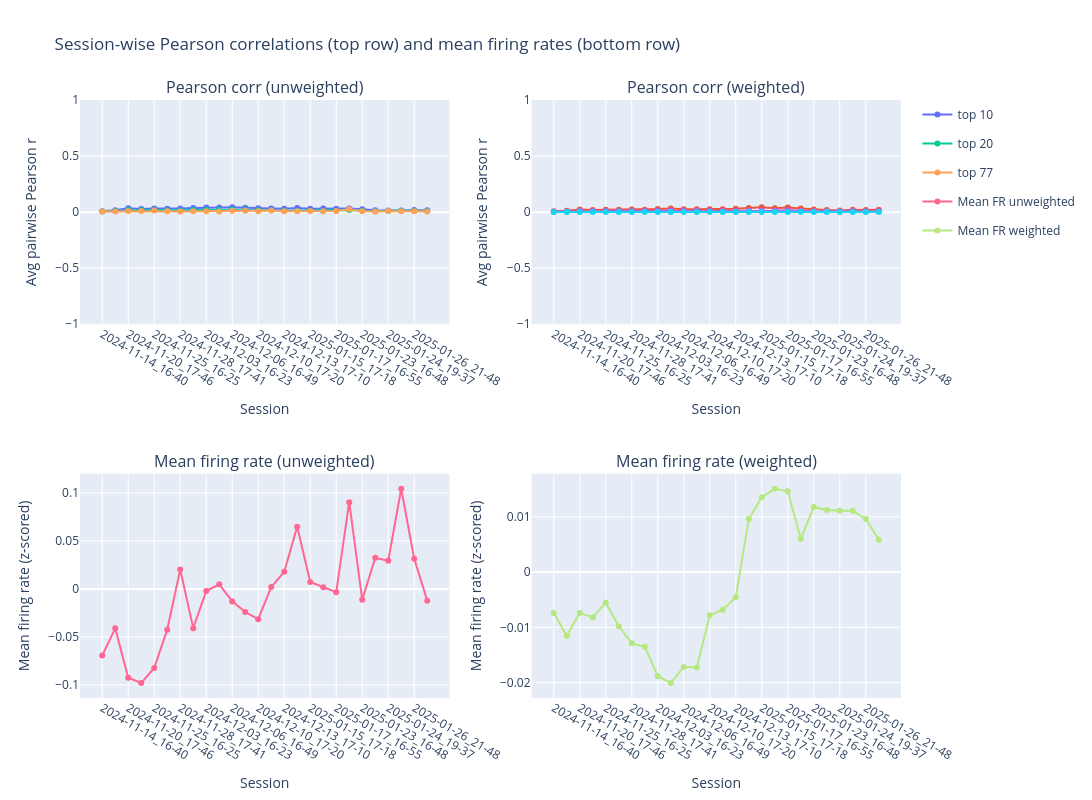

The notebook cell saved with this chart:
### Code cell
top_ns = [10, 20, 77]
session_ids_all = fr_track_selected.index.get_level_values("session_id").unique()
fr_used = fr_z_all_sess.copy()

# 2x2 layout: correlations on first row, firing rates on second row
fig = make_subplots(
    rows=2,
    cols=2,
    subplot_titles=(
        "Pearson corr (unweighted)", "Pearson corr (weighted)",
        "Mean firing rate (unweighted)", "Mean firing rate (weighted)"
    ),
    shared_yaxes=False,
)

weights = ensambles["Assembly012"]
try:
    weights.index = [f"Unit{int(i)+1:04d}" for i in weights.index]  # align to FR column naming
except Exception as e:
    print(f"Error setting weights index: {e}")



# pearson correlations for single neurons weighted and unweightes
for top_n in top_ns:
    top_n_neurons = neurons_ordered[-top_n:]
    rows_unw, rows_w = [], []

    for session_id in session_ids_all:
        neuron_data_session = fr_used.xs(session_id, level=2)

        unit_cols = [
            c for c in neuron_data_session.columns
            if isinstance(c, str) and c.startswith("Unit")
        ]
        neuron_data_session = neuron_data_session[unit_cols]

        top_unit_cols = [
            f"Unit{i+1:04d}" for i in top_n_neurons
            if f"Unit{i+1:04d}" in neuron_data_session.columns
        ]

        neuron_data_top = neuron_data_session[top_unit_cols]

        corr_unw = neuron_data_top.corr(method="pearson")
        rows_unw.append((session_id, mean_offdiag_corr(corr_unw)))

        w = weights.loc[top_unit_cols]
        neuron_data_top_w = neuron_data_top.mul(w, axis=1)
        corr_w = neuron_data_top_w.corr(method="pearson")
        rows_w.append((session_id, mean_offdiag_corr(corr_w)))

    df_unw = pd.DataFrame(rows_unw, columns=["session_id", "avg_corr"])
    df_w = pd.DataFrame(rows_w, columns=["session_id", "avg_corr"])

    fig.add_trace(
        go.Scatter(
            x=df_unw["session_id"],
            y=df_unw["avg_corr"],
            mode="lines+markers",
            name=f"top {top_n}",
            legendgroup=f"top{top_n}",
        ),
        row=1,
        col=1,
    )

    fig.add_trace(
        go.Scatter(
            x=df_w["session_id"],
            y=df_w["avg_corr"],
            mode="lines+markers",
            name=f"top {top_n}",
            legendgroup=f"top{top_n}",
            showlegend=False,  # avoid duplicated legend entries
        ),
        row=1,
        col=2,
    )


# mean fr
fr_units = fr_used.loc[:, fr_used.columns.str.startswith("Unit")]
# fr_units = fr.loc[:, fr.columns.str.startswith("Unit")]
fr_units = fr_units[fr_units.index.get_level_values(2) != 10]

w_all = ensambles["Assembly012"].copy()
w_all = w_all.reindex(fr_units.columns)
fr_units_weighted = fr_units.mul(w_all, axis=1)

session_means_unweighted = (
    fr_units
    .groupby(level=2)
    .mean()
    .mean(axis=1)
)

session_means_weighted = (
    fr_units_weighted
    .groupby(level=2)
    .mean()
    .mean(axis=1)
)

fig.add_scatter(
    x=session_means_unweighted.index,
    y=session_means_unweighted.values,
    mode="lines+markers",
    name="Mean FR unweighted",
    row=2,
    col=1,
)

fig.add_scatter(
    x=session_means_weighted.index,
    y=session_means_weighted.values,
    mode="lines+markers",
    name="Mean FR weighted",
    row=2,
    col=2,
)


fig.update_layout(
    title="Session-wise Pearson correlations (top row) and mean firing rates (bottom row)",
    width=1200,
    height=800,
)

fig.update_xaxes(title_text="Session", row=1, col=1)
fig.update_xaxes(title_text="Session", row=1, col=2)
fig.update_xaxes(title_text="Session", row=2, col=1)
fig.update_xaxes(title_text="Session", row=2, col=2)

fig.update_yaxes(title_text="Avg pairwise Pearson r", row=1, col=1)
fig.update_yaxes(title_text="Avg pairwise Pearson r", row=1, col=2)
fig.update_yaxes(title_text="Mean firing rate (z-scored)", row=2, col=1)
fig.update_yaxes(title_text="Mean firing rate (z-scored)", row=2, col=2)

fig.update_yaxes(range=[-1, 1], row=1, col=1)
fig.update_yaxes(range=[-1, 1], row=1, col=2)

fig.show()

### Figure 1 — Plotly figure (JSON) as saved in the notebook; plotly's stock layout.template omitted (floating-point values rounded to 4 significant figures)
{"data": [{"legendgroup": "top10", "mode": "lines+markers", "name": "top 10", "type": "scatter", "x": ["2024-11-14_16-40", "2024-11-15_15-48", "2024-11-20_17-46", "2024-11-21_17-22", "2024-11-25_16-25", "2024-11-26_16-39", "2024-11-28_17-41", "2024-12-02_16-09", "2024-12-03_16-23", "2024-12-04_18-06", "2024-12-06_16-49", "2024-12-09_17-45", "2024-12-10_17-20", "2024-12-12_16-13", "2024-12-13_17-10", "2025-01-14_18-08", "2025-01-15_17-18", "2025-01-16_17-47", "2025-01-17_16-55", "2025-01-22_17-51", "2025-01-23_16-48", "2025-01-24_12-24", "2025-01-24_19-37", "2025-01-25_21-29", "2025-01-26_21-48", "2025-01-27_13-39"], "xaxis": "x", "y": [0.007268, 0.01571, 0.03354, 0.0285, 0.03191, 0.03026, 0.03275, 0.03674, 0.04147, 0.04192, 0.04398, 0.03828, 0.03567, 0.0321, 0.03063, 0.03621, 0.02943, 0.0316, 0.02924, 0.03168, 0.02482, 0.01578, 0.01516, 0.01552, 0.01901, 0.01695], "yaxis": "y"}, {"legendgroup": "top10", "mode": "lines+markers", "name": "top 10", "showlegend": false, "type": "scatter", "x": ["2024-11-14_16-40", "2024-11-15_15-48", "2024-11-20_17-46", "2024-11-21_17-22", "2024-11-25_16-25", "2024-11-26_16-39", "2024-11-28_17-41", "2024-12-02_16-09", "2024-12-03_16-23", "2024-12-04_18-06", "2024-12-06_16-49", "2024-12-09_17-45", "2024-12-10_17-20", "2024-12-12_16-13", "2024-12-13_17-10", "2025-01-14_18-08", "2025-01-15_17-18", "2025-01-16_17-47", "2025-01-17_16-55", "2025-01-22_17-51", "2025-01-23_16-48", "2025-01-24_12-24", "2025-01-24_19-37", "2025-01-25_21-29", "2025-01-26_21-48", "2025-01-27_13-39"], "xaxis": "x2", "y": [0.008911, 0.01191, 0.02369, 0.01848, 0.02086, 0.02178, 0.02342, 0.02027, 0.02717, 0.03165, 0.02483, 0.02501, 0.02675, 0.02498, 0.03045, 0.03732, 0.04256, 0.03494, 0.04158, 0.03342, 0.02355, 0.01935, 0.01558, 0.02149, 0.0192, 0.0217], "yaxis": "y2"}, {"legendgroup": "top20", "mode": "lines+markers", "name": "top 20", "type": "scatter", "x": ["2024-11-14_16-40", "2024-11-15_15-48", "2024-11-20_17-46", "2024-11-21_17-22", "2024-11-25_16-25", "2024-11-26_16-39", "2024-11-28_17-41", "2024-12-02_16-09", "2024-12-03_16-23", "2024-12-04_18-06", "2024-12-06_16-49", "2024-12-09_17-45", "2024-12-10_17-20", "2024-12-12_16-13", "2024-12-13_17-10", "2025-01-14_18-08", "2025-01-15_17-18", "2025-01-16_17-47", "2025-01-17_16-55", "2025-01-22_17-51", "2025-01-23_16-48", "2025-01-24_12-24", "2025-01-24_19-37", "2025-01-25_21-29", "2025-01-26_21-48", "2025-01-27_13-39"], "xaxis": "x", "y": [0.004876, 0.009347, 0.01855, 0.01624, 0.01946, 0.01535, 0.01426, 0.01862, 0.01854, 0.02016, 0.02273, 0.01798, 0.01587, 0.01637, 0.01161, 0.01264, 0.0133, 0.01054, 0.01328, 0.01858, 0.01172, 0.007741, 0.009797, 0.01128, 0.01105, 0.00816], "yaxis": "y"}, {"legendgroup": "top20", "mode": "lines+markers", "name": "top 20", "showlegend": false, "type": "scatter", "x": ["2024-11-14_16-40", "2024-11-15_15-48", "2024-11-20_17-46", "2024-11-21_17-22", "2024-11-25_16-25", "2024-11-26_16-39", "2024-11-28_17-41", "2024-12-02_16-09", "2024-12-03_16-23", "2024-12-04_18-06", "2024-12-06_16-49", "2024-12-09_17-45", "2024-12-10_17-20", "2024-12-12_16-13", "2024-12-13_17-10", "2025-01-14_18-08", "2025-01-15_17-18", "2025-01-16_17-47", "2025-01-17_16-55", "2025-01-22_17-51", "2025-01-23_16-48", "2025-01-24_12-24", "2025-01-24_19-37", "2025-01-25_21-29", "2025-01-26_21-48", "2025-01-27_13-39"], "xaxis": "x2", "y": [0.003076, 0.004874, 0.01154, 0.0102, 0.01103, 0.01098, 0.01102, 0.01082, 0.01308, 0.01488, 0.01389, 0.01147, 0.01254, 0.0103, 0.009739, 0.01183, 0.01538, 0.01173, 0.01622, 0.01022, 0.008625, 0.007409, 0.007032, 0.009642, 0.008245, 0.007623], "yaxis": "y2"}, {"legendgroup": "top77", "mode": "lines+markers", "name": "top 77", "type": "scatter", "x": ["2024-11-14_16-40", "2024-11-15_15-48", "2024-11-20_17-46", "2024-11-21_17-22", "2024-11-25_16-25", "2024-11-26_16-39", "2024-11-28_17-41", "2024-12-02_16-09", "2024-12-03_16-23", "2024-12-04_18-06", "2024-12-06_16-49", "2024-12-09_17-45", "2024-12-10_17-20", "2024-12-12_16-13", "2024-12-13_17-10", "2025-01-14_18-08", "2025-01-15_17-18", "2025-01-16_17-47", "2025-01-17_16-55", "2025-01-22_17-51", "2025-01-23_16-48", "2025-01-24_12-24", "2025-01-24_19-37", "2025-01-25_21-29", "2025-01-26_21-48", "2025-01-27_13-39"], "xaxis": "x", "y": [0.004827, 0.005657, 0.00929, 0.008931, 0.01469, 0.008804, 0.006216, 0.007237, 0.006974, 0.006532, 0.0122, 0.01319, 0.008155, 0.01464, 0.006998, 0.006823, 0.009472, 0.007205, 0.01048, 0.02505, 0.006783, 0.005118, 0.009026, 0.008429, 0.007013, 0.005504], "yaxis": "y"}, {"legendgroup": "top77", "mode": "lines+markers", "name": "top 77", "showlegend": false, "type": "scatter", "x": ["2024-11-14_16-40", "2024-11-15_15-48", "2024-11-20_17-46", "2024-11-21_17-22", "2024-11-25_16-25", "2024-11-26_16-39", "2024-11-28_17-41", "2024-12-02_16-09", "2024-12-03_16-23", "2024-12-04_18-06", "2024-12-06_16-49", "2024-12-09_17-45", "2024-12-10_17-20", "2024-12-12_16-13", "2024-12-13_17-10", "2025-01-14_18-08", "2025-01-15_17-18", "2025-01-16_17-47", "2025-01-17_16-55", "2025-01-22_17-51", "2025-01-23_16-48", "2025-01-24_12-24", "2025-01-24_19-37", "2025-01-25_21-29", "2025-01-26_21-48", "2025-01-27_13-39"], "xaxis": "x2", "y": [0.00119, 0.001435, 0.002208, 0.001962, 0.002197, 0.001973, 0.001827, 0.00143, 0.001488, 0.001741, 0.001676, 0.001577, 0.001781, 0.001602, 0.0013, 0.001036, 0.001746, 0.001222, 0.001687, 0.00295, 0.001362, 0.001438, 0.002071, 0.002021, 0.001536, 0.001048], "yaxis": "y2"}, {"mode": "lines+markers", "name": "Mean FR unweighted", "type": "scatter", "x": ["2024-11-14_16-40", "2024-11-15_15-48", "2024-11-20_17-46", "2024-11-21_17-22", "2024-11-25_16-25", "2024-11-26_16-39", "2024-11-28_17-41", "2024-12-02_16-09", "2024-12-03_16-23", "2024-12-04_18-06", "2024-12-06_16-49", "2024-12-09_17-45", "2024-12-10_17-20", "2024-12-12_16-13", "2024-12-13_17-10", "2025-01-14_18-08", "2025-01-15_17-18", "2025-01-16_17-47", "2025-01-17_16-55", "2025-01-22_17-51", "2025-01-23_16-48", "2025-01-24_12-24", "2025-01-24_19-37", "2025-01-25_21-29", "2025-01-26_21-48", "2025-01-27_13-39"], "xaxis": "x3", "y": [-0.06934, -0.04109, -0.09256, -0.09801, -0.08235, -0.04243, 0.02015, -0.04087, -0.002198, 0.004751, -0.01301, -0.02409, -0.03149, 0.001977, 0.0178, 0.06468, 0.007187, 0.001776, -0.003378, 0.09023, -0.01135, 0.03233, 0.02932, 0.1043, 0.03125, -0.01223], "yaxis": "y3"}, {"mode": "lines+markers", "name": "Mean FR weighted", "type": "scatter", "x": ["2024-11-14_16-40", "2024-11-15_15-48", "2024-11-20_17-46", "2024-11-21_17-22", "2024-11-25_16-25", "2024-11-26_16-39", "2024-11-28_17-41", "2024-12-02_16-09", "2024-12-03_16-23", "2024-12-04_18-06", "2024-12-06_16-49", "2024-12-09_17-45", "2024-12-10_17-20", "2024-12-12_16-13", "2024-12-13_17-10", "2025-01-14_18-08", "2025-01-15_17-18", "2025-01-16_17-47", "2025-01-17_16-55", "2025-01-22_17-51", "2025-01-23_16-48", "2025-01-24_12-24", "2025-01-24_19-37", "2025-01-25_21-29", "2025-01-26_21-48", "2025-01-27_13-39"], "xaxis": "x4", "y": [-0.007411, -0.01151, -0.007391, -0.008214, -0.005546, -0.009789, -0.0129, -0.0135, -0.01885, -0.02008, -0.01719, -0.01726, -0.007799, -0.006814, -0.004574, 0.009592, 0.01352, 0.01508, 0.01461, 0.006019, 0.01177, 0.01122, 0.0111, 0.01108, 0.009608, 0.005867], "yaxis": "y4"}], "layout": {"annotations": [{"font": {"size": 16}, "showarrow": false, "text": "Pearson corr (unweighted)", "x": 0.225, "xanchor": "center", "xref": "paper", "y": 1, "yanchor": "bottom", "yref": "paper"}, {"font": {"size": 16}, "showarrow": false, "text": "Pearson corr (weighted)", "x": 0.775, "xanchor": "center", "xref": "paper", "y": 1, "yanchor": "bottom", "yref": "paper"}, {"font": {"size": 16}, "showarrow": false, "text": "Mean firing rate (unweighted)", "x": 0.225, "xanchor": "center", "xref": "paper", "y": 0.375, "yanchor": "bottom", "yref": "paper"}, {"font": {"size": 16}, "showarrow": false, "text": "Mean firing rate (weighted)", "x": 0.775, "xanchor": "center", "xref": "paper", "y": 0.375, "yanchor": "bottom", "yref": "paper"}], "height": 800, "title": {"text": "Session-wise Pearson correlations (top row) and mean firing rates (bottom row)"}, "width": 1200, "xaxis": {"anchor": "y", "domain": [0, 0.45], "title": {"text": "Session"}}, "xaxis2": {"anchor": "y2", "domain": [0.55, 1], "title": {"text": "Session"}}, "xaxis3": {"anchor": "y3", "domain": [0, 0.45], "title": {"text": "Session"}}, "xaxis4": {"anchor": "y4", "domain": [0.55, 1], "title": {"text": "Session"}}, "yaxis": {"anchor": "x", "domain": [0.625, 1], "range": [-1, 1], "title": {"text": "Avg pairwise Pearson r"}}, "yaxis2": {"anchor": "x2", "domain": [0.625, 1], "range": [-1, 1], "title": {"text": "Avg pairwise Pearson r"}}, "yaxis3": {"anchor": "x3", "domain": [0, 0.375], "title": {"text": "Mean firing rate (z-scored)"}}, "yaxis4": {"anchor": "x4", "domain": [0, 0.375], "title": {"text": "Mean firing rate (z-scored)"}}}}
